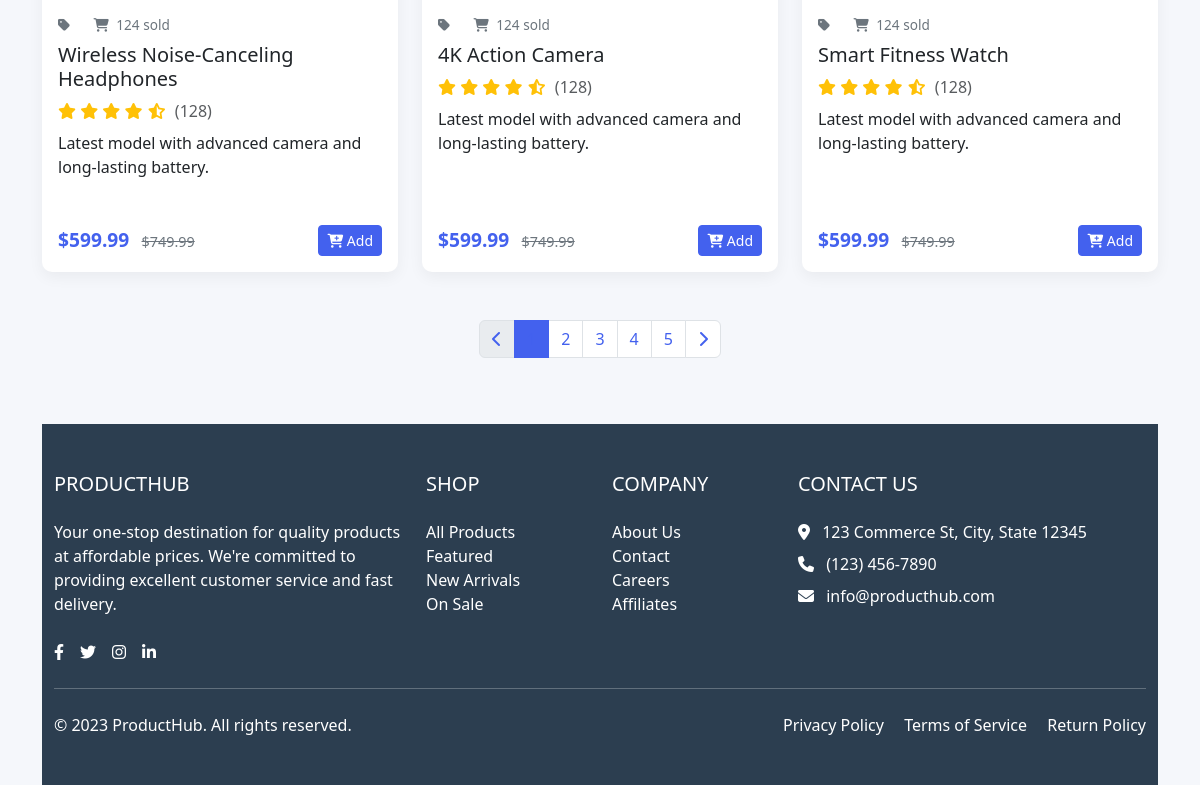
The app's page /store/api/allproducts/ (signed in, lower part), older data.
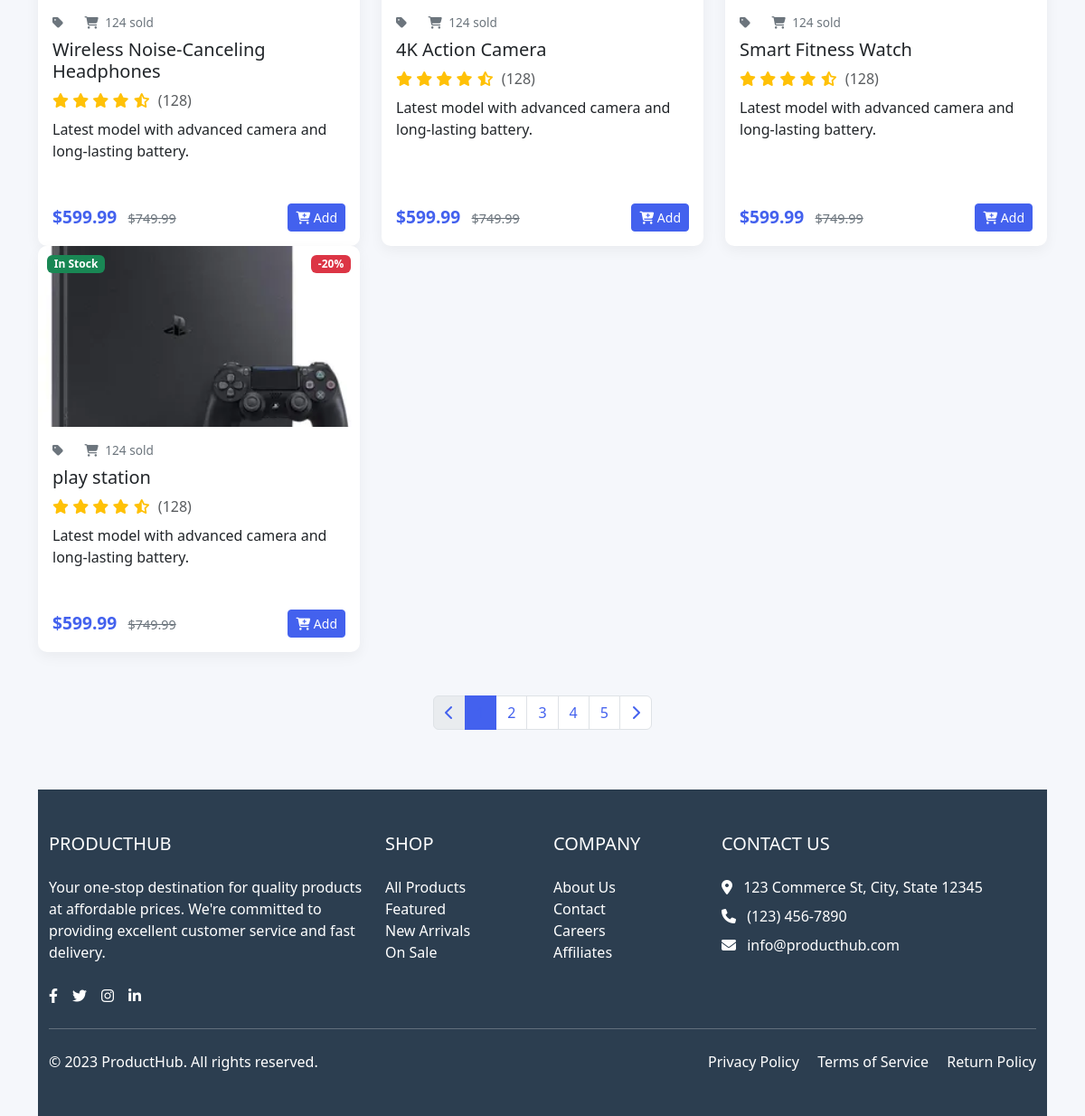
The same page, newer data.
### Store/models.py (models this page shows, shortened)
class Product(models.Model):
    ProductName = models.CharField(max_length=150)
    ProductCategory = models.ForeignKey("Category",on_delete=models.CASCADE)
    ProductDescription = models.TextField(max_length=150)
    ProductQuantity = models.IntegerField(default=0)
    ProductPrice = models.DecimalField(max_digits=10,decimal_places=3)
    ProductImage = models.ImageField(upload_to="uploads/images/",null=True,)
    ProductSale = models.BooleanField(default=False)
    ProductNew = models.BooleanField(default=False)
    ProductStar = models.IntegerField(default=1)

### Store/views.py (the view)
# urls.py: path("api/allproducts/",AllProductsView.as_view()),
class AllProductsView(LoginRequiredMixin,APIView):
    renderer_classes = [TemplateHTMLRenderer]
    template_name = "allproducts.html"
    def get(self, request):
        products = Product.objects.all()
        serializer = ProductSerializer(products, many=True)
        category = Category.objects.all()
        serializer = CategorySerializer(category, many=True)
        return Response({
            "category": category,
            "products": products,
            "products_json": serializer.data
        })

### Store/templates/allproducts.html (shortened to what this page needs)
<!DOCTYPE html>
<html lang="en">
<head>
    <link href="https://cdn.jsdelivr.net/npm/bootstrap@5.3.0-alpha1/dist/css/bootstrap.min.css" rel="stylesheet">
    <link rel="stylesheet" href="https://cdnjs.cloudflare.com/ajax/libs/font-awesome/6.4.0/css/all.min.css">
    {%load static%}
</head>
<body>
    <div class="container">
        <div class="row">
            <div class="col-lg-12">
                <div class="row">
                     {% for product in products %}
                    <div class="col-md-6 col-xl-4">
                        <div class="card product-card">
                            <span class="badge bg-danger product-badge">-20%</span>
                            <span class="badge bg-success stock-badge">In Stock</span>
                            <img src="{{ product.ProductImage.url}}" class="card-img-top product-img" alt="Smartphone">
                            <div class="card-body d-flex flex-column">
                                <div class="product-meta mb-2">
                                    <span class="me-3"><i class="fas fa-tag me-1"></i></span>
                                    <span><i class="fas fa-shopping-cart me-1"></i> 124 sold</span>
                                </div>
                                <h5 class="card-title">{{ product.ProductName }}</h5>
                                <div class="rating mb-2">
                                    <i class="fas fa-star"></i>
                                    <i class="fas fa-star"></i>
                                    <i class="fas fa-star"></i>
                                    <i class="fas fa-star"></i>
                                    <i class="fas fa-star-half-alt"></i>
                                    <span class="text-muted ms-1">(128)</span>
                                </div>
                                <p class="card-text flex-grow-1">Latest model with advanced camera and long-lasting battery.</p>
                                <div class="d-flex justify-content-between align-items-center">
                                    <div>
                                        <span class="price">$599.99</span>
                                        <span class="old-price ms-2">$749.99</span>
                                    </div>
                                    <a href="#" class="btn btn-primary btn-sm">
                                        <i class="fas fa-cart-plus"></i> Add
                                    </a>
                                </div>
                            </div>
                        </div>
                    </div>
                    {% endfor %}
                <nav aria-label="Product pagination" class="mt-5">
                    <ul class="pagination justify-content-center">
                        <li class="page-item disabled">
                            <a class="page-link" href="#" tabindex="-1">
                                <i class="fas fa-chevron-left"></i>
                            </a>
                        </li>
                        <li class="page-item active"><a class="page-link" href="#">1</a></li>
                        <li class="page-item"><a class="page-link" href="#">2</a></li>
                        <li class="page-item"><a class="page-link" href="#">3</a></li>
                        <li class="page-item"><a class="page-link" href="#">4</a></li>
                        <li class="page-item"><a class="page-link" href="#">5</a></li>
                        <li class="page-item">
                            <a class="page-link" href="#">
                                <i class="fas fa-chevron-right"></i>
                            </a>
                        </li>
                    </ul>
                </nav>
            </div>
        </div>
    </div>
     {% include "layout/footer.html" %}
</body>
</html>

Row changes from the older to the newer data that the page shows:
added Product: ProductImage (picture), ProductName "play station"
